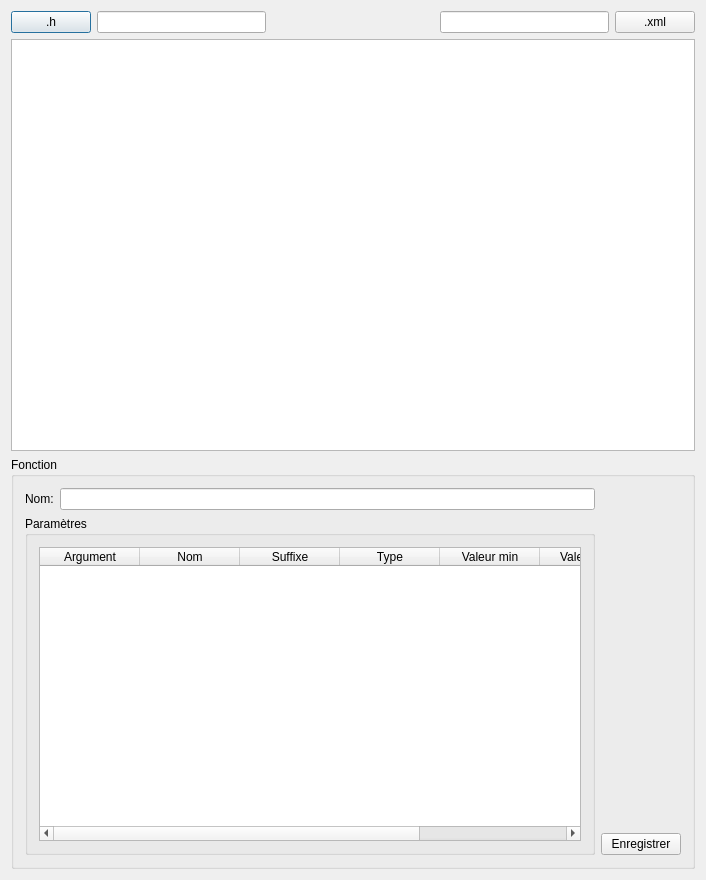
<?xml version="1.0" encoding="UTF-8"?>
<ui version="4.0">
 <class>ProcessorExtractor</class>
 <widget class="QDialog" name="ProcessorExtractor">
  <property name="geometry">
   <rect>
    <x>0</x>
    <y>0</y>
    <width>706</width>
    <height>880</height>
   </rect>
  </property>
  <property name="sizePolicy">
   <sizepolicy hsizetype="Expanding" vsizetype="Preferred">
    <horstretch>0</horstretch>
    <verstretch>0</verstretch>
   </sizepolicy>
  </property>
  <property name="windowTitle">
   <string>ProcessorExtractor</string>
  </property>
  <layout class="QVBoxLayout" name="verticalLayout_3">
   <item>
    <layout class="QHBoxLayout" name="horizontalLayout">
     <item>
      <widget class="QPushButton" name="_PB_headerFile">
       <property name="text">
        <string>.h</string>
       </property>
      </widget>
     </item>
     <item>
      <widget class="QLineEdit" name="_LE_headerFile"/>
     </item>
     <item>
      <spacer name="horizontalSpacer">
       <property name="orientation">
        <enum>Qt::Horizontal</enum>
       </property>
       <property name="sizeHint" stdset="0">
        <size>
         <width>40</width>
         <height>20</height>
        </size>
       </property>
      </spacer>
     </item>
     <item>
      <widget class="QLineEdit" name="_LE_xmlFile"/>
     </item>
     <item>
      <widget class="QPushButton" name="_PB_xmlFile">
       <property name="text">
        <string>.xml</string>
       </property>
      </widget>
     </item>
    </layout>
   </item>
   <item>
    <widget class="QListWidget" name="_LW_header">
     <property name="editTriggers">
      <set>QAbstractItemView::SelectedClicked</set>
     </property>
     <property name="dragDropMode">
      <enum>QAbstractItemView::DragOnly</enum>
     </property>
     <property name="selectionBehavior">
      <enum>QAbstractItemView::SelectRows</enum>
     </property>
    </widget>
   </item>
   <item>
    <widget class="QGroupBox" name="_GB_function">
     <property name="title">
      <string>Fonction</string>
     </property>
     <layout class="QHBoxLayout" name="horizontalLayout_4">
      <item>
       <layout class="QVBoxLayout" name="verticalLayout">
        <item>
         <layout class="QHBoxLayout" name="horizontalLayout_2">
          <item>
           <widget class="QLabel" name="label">
            <property name="text">
             <string>Nom:</string>
            </property>
           </widget>
          </item>
          <item>
           <widget class="QLineEdit" name="_LE_functionName"/>
          </item>
         </layout>
        </item>
        <item>
         <widget class="QGroupBox" name="groupBox_2">
          <property name="sizePolicy">
           <sizepolicy hsizetype="Preferred" vsizetype="Preferred">
            <horstretch>0</horstretch>
            <verstretch>0</verstretch>
           </sizepolicy>
          </property>
          <property name="sizeIncrement">
           <size>
            <width>0</width>
            <height>0</height>
           </size>
          </property>
          <property name="title">
           <string>Paramètres</string>
          </property>
          <layout class="QGridLayout" name="gridLayout">
           <item row="0" column="0">
            <widget class="QTableWidget" name="_TAW_parameters">
             <property name="dragDropMode">
              <enum>QAbstractItemView::DropOnly</enum>
             </property>
             <property name="defaultDropAction">
              <enum>Qt::ActionMask</enum>
             </property>
             <property name="selectionMode">
              <enum>QAbstractItemView::NoSelection</enum>
             </property>
             <column>
              <property name="text">
               <string>Argument</string>
              </property>
             </column>
             <column>
              <property name="text">
               <string>Nom</string>
              </property>
             </column>
             <column>
              <property name="text">
               <string>Suffixe</string>
              </property>
             </column>
             <column>
              <property name="text">
               <string>Type</string>
              </property>
             </column>
             <column>
              <property name="text">
               <string>Valeur min</string>
              </property>
             </column>
             <column>
              <property name="text">
               <string>Valeur max</string>
              </property>
             </column>
             <column>
              <property name="text">
               <string>Représentation</string>
              </property>
             </column>
            </widget>
           </item>
          </layout>
         </widget>
        </item>
       </layout>
      </item>
      <item>
       <layout class="QVBoxLayout" name="verticalLayout_2">
        <item>
         <spacer name="verticalSpacer">
          <property name="orientation">
           <enum>Qt::Vertical</enum>
          </property>
          <property name="sizeHint" stdset="0">
           <size>
            <width>20</width>
            <height>40</height>
           </size>
          </property>
         </spacer>
        </item>
        <item>
         <layout class="QHBoxLayout" name="horizontalLayout_3">
          <item>
           <widget class="QPushButton" name="_PB_saveFunction">
            <property name="sizePolicy">
             <sizepolicy hsizetype="Maximum" vsizetype="Fixed">
              <horstretch>0</horstretch>
              <verstretch>0</verstretch>
             </sizepolicy>
            </property>
            <property name="text">
             <string>Enregistrer</string>
            </property>
           </widget>
          </item>
         </layout>
        </item>
       </layout>
      </item>
     </layout>
    </widget>
   </item>
  </layout>
 </widget>
 <layoutdefault spacing="6" margin="11"/>
 <resources/>
 <connections/>
</ui>
